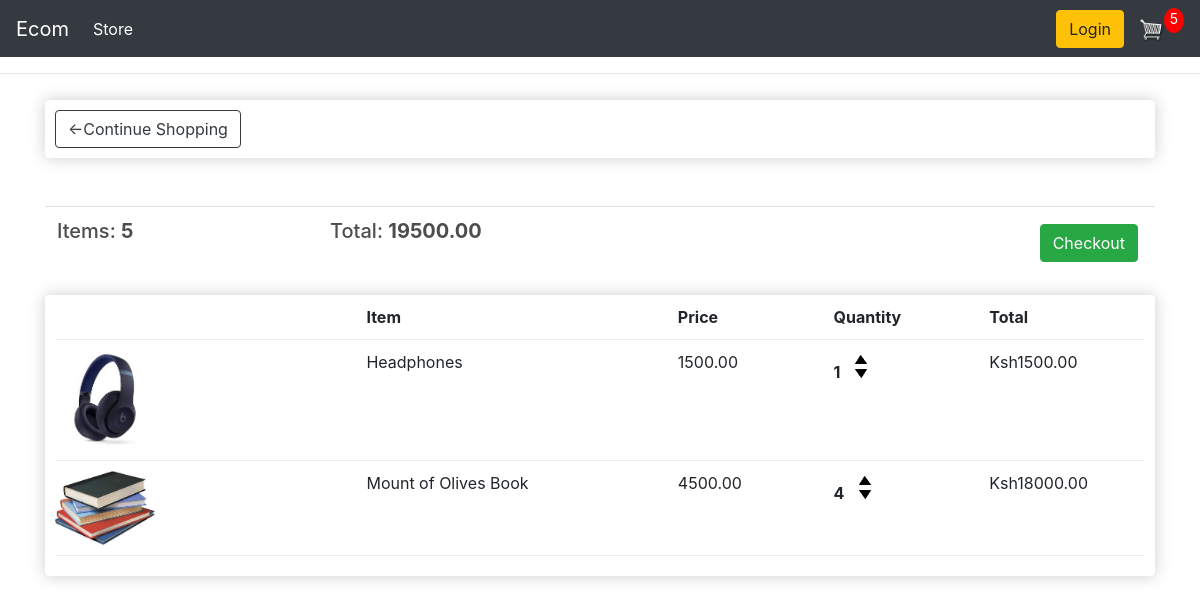
The page /cart/ (signed in) on the database as committed earlier.
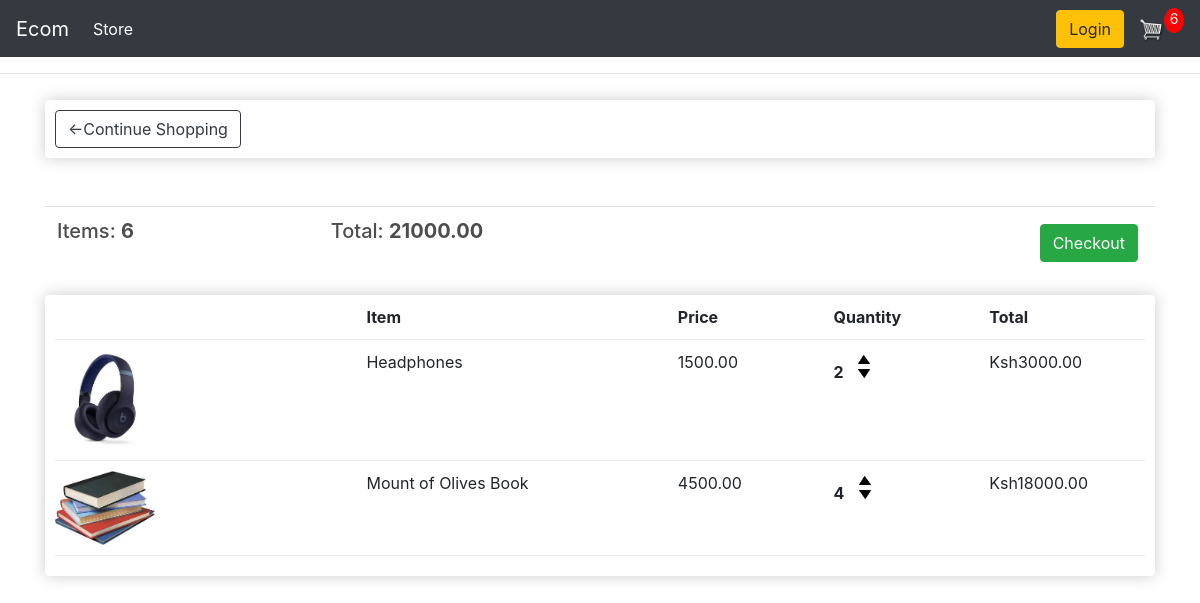
The same page on the database as committed later.
### store/models.py (models this page shows, shortened)
class Order(models.Model):
    customer = models.ForeignKey(Customer, on_delete=models.SET_NULL, blank=True, null=True)
    date_ordered = models.DateTimeField(auto_now_add=True)
    complete = models.BooleanField(default=False)
    transaction_id = models.CharField(max_length=200, null=True)
    @property
    def shipping(self):
        shipping = False
        orderitems = self.orderitem_set.all()
        for i in orderitems:
            if i.product.digital == False:
                shipping = True
        return shipping
    @property
    def get_cart_total(self):
        orderitems = self.orderitem_set.all()
        total = sum([item.get_total for item in orderitems])
        return total
    @property
    def get_cart_items(self):
        orderitems = self.orderitem_set.all()
        total = sum([item.quantity for item in orderitems])
        return total
    class Meta:
        verbose_name_plural = "Orders"

class OrderItem(models.Model):
    product = models.ForeignKey(Product, on_delete=models.SET_NULL, null=True)
    order = models.ForeignKey(Order, on_delete=models.SET_NULL, null=True)
    quantity = models.IntegerField(default=0, null=True, blank=True)
    date_added = models.DateTimeField(auto_now_add=True)
    @property
    def get_total(self):
        total = self.product.price * self.quantity
        return total
    class Meta:
        verbose_name_plural = "Order Items"

class Product(models.Model):
    name = models.CharField(max_length=200, null=True)
    price = models.DecimalField(max_digits=10, decimal_places=2)
    digital = models.BooleanField(default=False)
    image = models.ImageField(null=True, blank=True)
    @property
    def imageURL(self):
        try:
            url = self.image.url
        except:
            url = ''
        return url
    class Meta:
        verbose_name_plural = "Products"

### store/views.py (the view)
# urls.py: path('cart/', views.cart, name='cart'),
def cart(request):
    data = cartData(request)
    cartItems = data['cartItems']
    order = data['order']
    items = data['items']
    shipping = order.shipping  # Accessing the 'shipping' attribute with dot notation
    context = {'items': items, 'order': order, 'cartItems': cartItems, 'shipping': shipping}
    return render(request, 'store/cart.html', context)

### store/utils.py (called while the page is built)
def cartData(request):
    if request.user.is_authenticated:
        customer = request.user.customer
        order, created = Order.objects.get_or_create(customer=customer, complete=False)
        items = order.orderitem_set.all()
        cartItems = order.get_cart_items
        shipping = order.shipping
    else:
        cookieData = cookieCart(request)
        cartItems = cookieData.get('cartItems', 0)
        order = cookieData.get('order', {'get_cart_total': 0, 'get_cart_items': 0, 'shipping': False})
        items = cookieData.get('items', [])
        shipping = order.get('shipping', False)
    return {'cartItems': cartItems, 'order': order, 'items': items}

### templates/store/cart.html
{% extends 'base.html' %}
{% load static %}
{% block content %}
    <div class="row">
        <div class="col-lg-12">
            <div class="box-element">
                <a class="btn btn-outline-dark" href="{% url 'store' %}">&#x2190;Continue Shopping</a>
            </div>
            <br>
            <br>
            <table class="table">
                <tr>
                    <th><h5>Items: <strong>{{order.get_cart_items}}</strong></h5></th>
                    <th><h5>Total: <strong>{{order.get_cart_total|floatformat:2}}</strong></h5></th>
                    <th>
                        <a style="float:right ;margin: 5px;" class="btn btn-success" href="{% url 'checkout' %}">Checkout</a>
                    </th>
                </tr>
            </table>
            <div class="box-element">
                <div class="cart-row">
                    <div style="flex: 2;">   </div>
                    <div style="flex: 2;"> <strong>Item</strong> </div>
                    <div style="flex: 1;"> <strong>Price </strong></div>
                    <div style="flex: 1;"> <strong> Quantity </strong></div>
                    <div style="flex: 1;"> <strong>Total</strong> </div>
                </div>
                {% for item in items %}
                <div class="cart-row">
                    <div style="flex: 2;"> <img class="row-image" src="{{item.product.imageURL}}" alt="">  </div>
                    <div style="flex: 2;"> {{item.product.name}} </div>
                    <div style="flex: 1;"> {{item.product.price|floatformat:2}}</div>
                    <div style="flex: 1;">
                        <p class="quantity"> {{item.quantity}}</p>
                            <div class="quantity">
                            <img data-product={{item.product.id}} data-action="add" class="chg-quantity update-cart" src="{% static 'images/arrow-up.png' %}" alt="">
                            <img data-product={{item.product.id}} data-action="remove" class="chg-quantity update-cart" src="{% static 'images/arrow-down.png' %}" alt="">
                        </div>
                    </div>
                    <div style="flex: 1;"><p>Ksh{{item.get_total}}</p> </div>
                </div>
                {% endfor %}
            </div>
        </div>
    </div>
{% endblock content %}

Rows that differ between the two databases and show on the page:
changed through a linked row, Order: get_cart_items "5" → "6"; get_cart_total "19500.00" → "21000.00"
changed OrderItem "Headphones": quantity "1" → "2"; get_total "1500.00" → "3000.00"
Other text that changed with them:
{{ cartItems }}: "5" → "6"
